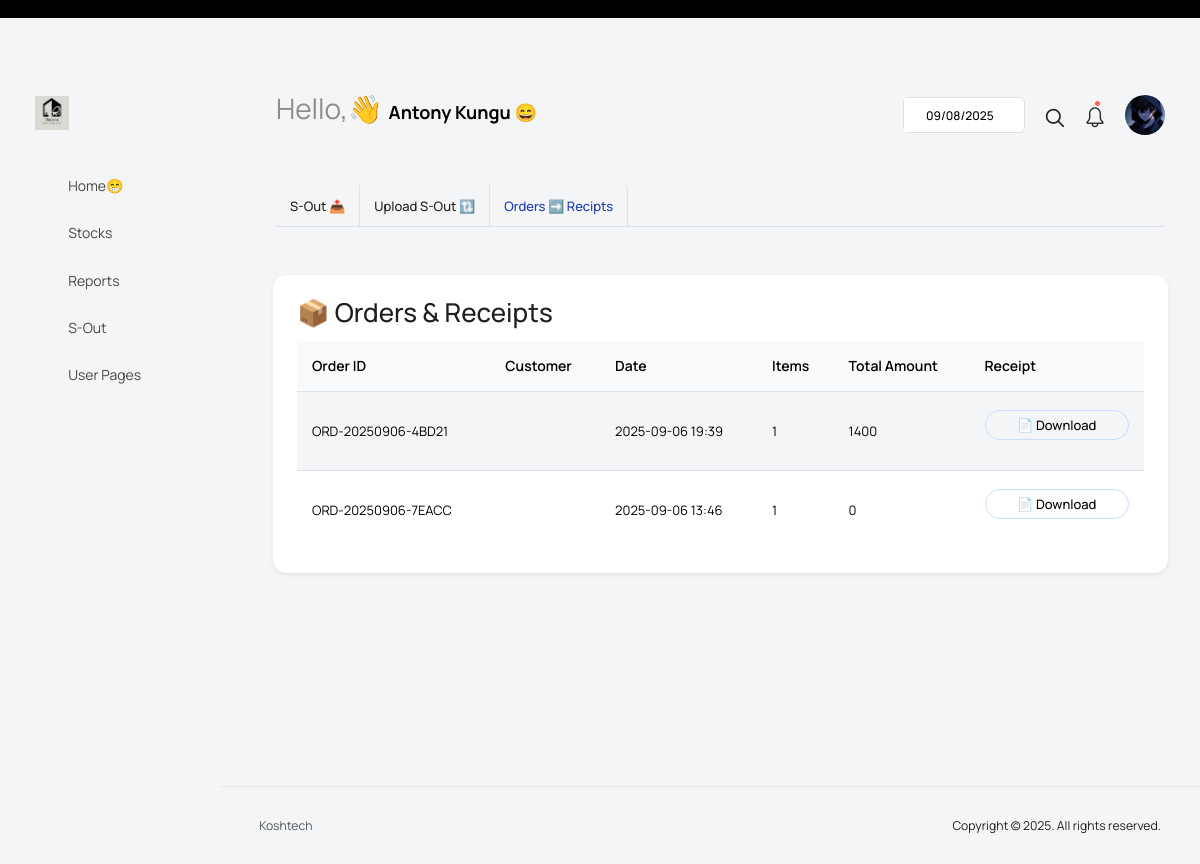
/order-list/ (signed in), run on an earlier commit of the app's database.
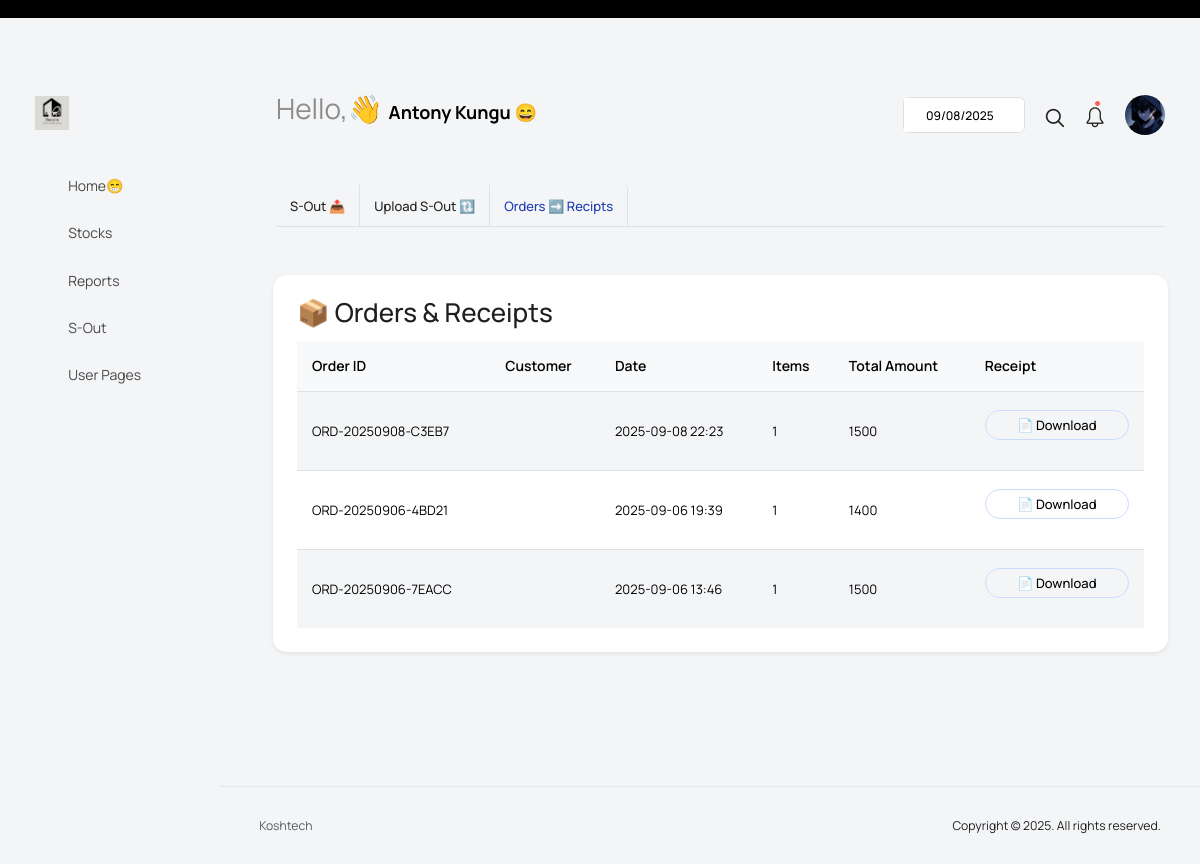
And on a later commit of the database.
### sales_process/models.py (models this page shows, shortened)
class Sale(models.Model):
    sale_type_choices = [
        ('wholesale', 'Wholesale'),
        ('retail', 'Retail'),
    ]
    stock = models.OneToOneField(Stock, on_delete=models.CASCADE, related_name="sale",null=True)
    customer = models.ForeignKey(Customer, on_delete=models.CASCADE, related_name="sales")
    sales_date = models.DateTimeField(auto_now_add=True)
    is_returned = models.BooleanField(default=False)
    sold_by = models.ForeignKey(
        settings.AUTH_USER_MODEL,
        on_delete=models.SET_NULL,
        null=True,
        blank=True,
        related_name="sales_made"
    )
    sale_type=models.CharField(max_length=255,null=True,blank=True, choices=sale_type_choices)
    order_id = models.CharField(max_length=20,null=True,blank=True, editable=False)

### sales_process/views.py (the view)
# urls.py: path('order-list/', order_list, name='order-list'),
@login_required
def order_list(request):
    user = request.user
    orders = (
        Sale.objects.values("order_id", "customer__name", "sold_by__profile__full_name")
        .annotate(
            date=Min("sales_date"),
            total_items=Count("id"),
            total_amount=Sum(F("stock__product__price")),
        )
        .order_by("-date")
    )
    if user.role not in ["manager", "admin"]:
        orders = orders.filter(sold_by=user)
    return render(
        request,
        "sales_process/order_list.html",
        {"orders": orders},
    )

### sales_process/templates/sales_process/order_list.html (shortened to what this page needs)
{% extends 'configs/base.html' %}
{% load widget_tweaks %}
{% block mainContent %}
<div class="content-wrapper">
    <div class="row">
        <div class="col-12">
            <div class="home-tab">
                <div class="d-flex flex-wrap align-items-center justify-content-between border-bottom">
                    {% include 'sales_process/sales_nav_links.html' %}
                </div>
                <div class="tab-content tab-content-basic">
                    <div class="tab-pane fade show active" id="create-user" role="tabpanel" aria-labelledby="overview">
                        <div class="row">
                            <div class="container mt-4">
                                <div class="card shadow-sm">
                                    <div class="card-body">
                                        <h2 class="mb-3 text-center text-md-start">📦 Orders & Receipts</h2>
                                        <div class="table-responsive">
                                            <table class="table table-striped align-middle">
                                                <thead class="table-light">
                                                    <tr>
                                                        <th>Order ID</th>
                                                        <th>Customer</th>
                                                        <th>Date</th>
                                                        <th>Items</th>
                                                        <th>Total Amount</th>
                                                        <th>Receipt</th>
                                                    </tr>
                                                </thead>
                                                <tbody>
                                                    {% for order in orders %}
                                                        <tr>
                                                            <td>{{ order.order_id }}</td>
                                                            <td>{{ order.customer.name }}</td>
                                                            <td>{{ order.date|date:"Y-m-d H:i" }}</td>
                                                            <td>{{ order.total_items }}</td>
                                                            <td>{{ order.total_amount }}</td>
                                                            <td>
                                                                <a href="{% url 'sale-receipt' order.order_id %}"
                                                                   target="_blank"
                                                                   class="btn btn-sm btn-outline-primary w-100 w-md-auto">
                                                                    📄 Download
                                                                </a>
                                                            </td>
                                                        </tr>
                                                    {% empty %}
                                                        <tr>
                                                            <td colspan="6" class="text-center">No orders found.</td>
                                                        </tr>
                                                    {% endfor %}
                                                </tbody>
                                            </table>
                                        </div>
                                    </div>
                                </div>
                            </div>
                        </div>
                    </div>
                </div>
            </div>
        </div>
    </div>
</div>
{% endblock mainContent %}

What changed in the data, as far as the page shows it:
added Sale: order_id "ORD-20250908-C3EB7", date "2025-09-08 22:23", total_items "1", total_amount "1500"
computed for Sale "ORD-20250906-7EACC": total_amount "0" → "1500"
